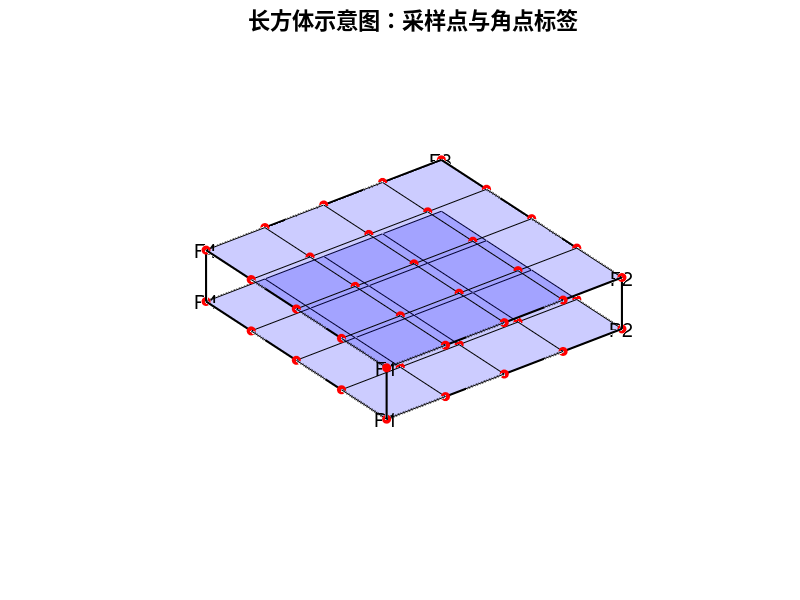

Write the MATLAB code that produced this figure.
% grid_cuboid.m
% 演示示例：绘制长方体（长10, 宽10, 高2），上下底面半透明蓝色填充，并标注采样点和角点文本标签（增大字体）

% 参数设置
L = 10;    % 长度 (X)
W = 10;    % 宽度 (Y)
H = 2;     % 高度 (Z)

nx = 5;   % X方向采样点数 (15 x 15 = 225)
ny = 5;   % Y方向采样点数

% 生成采样点网格（用于标记点）
[x, y] = meshgrid(linspace(0, L, nx), linspace(0, W, ny));
z_bottom = zeros(size(x));
z_top    = H * ones(size(x));

% 四角点坐标
P1 = [0, 0, 0]; P2 = [L, 0, 0]; P3 = [L, W, 0]; P4 = [0, W, 0];
F1 = [0, 0, H]; F2 = [L, 0, H]; F3 = [L, W, H]; F4 = [0, W, H];

% 绘图
figure; hold on; axis equal;

% 绘制底面网格（半透明蓝色面+黑色网格线）
surf(x, y, z_bottom, 'FaceColor', 'b', 'FaceAlpha', 0.2, 'EdgeColor', 'k', 'LineWidth', 0.5);
% 绘制顶面网格（半透明蓝色面+黑色网格线）
surf(x, y, z_top,    'FaceColor', 'b', 'FaceAlpha', 0.2, 'EdgeColor', 'k', 'LineWidth', 0.5);

% 绘制棱线（黑色）
corners = [P1; P2; P3; P4];
for i = 1:4
    j = mod(i,4) + 1;
    % 底边和顶边
    plot3(corners([i,j],1), corners([i,j],2), [0,0], 'k-', 'LineWidth',1.5);
    plot3(corners([i,j],1), corners([i,j],2), [H,H], 'k-', 'LineWidth',1.5);
    % 侧棱
    plot3([corners(i,1), corners(i,1)], [corners(i,2), corners(i,2)], [0,H], 'k-', 'LineWidth',1.5);
end

% 标注采样点（红色）
plot3(x(:), y(:), z_bottom(:), 'ro', 'MarkerFaceColor', 'r');
plot3(x(:), y(:), z_top(:),    'ro', 'MarkerFaceColor', 'r');

% 文本标注角点名称，增大字体
fontSize = 14; % 字体大小
names_bot = {'P1','P2','P3','P4'};
names_top = {'F1','F2','F3','F4'};
for k = 1:4
    pb = corners(k,:);    % 底面位置
    text(pb(1), pb(2), 0, names_bot{k}, 'HorizontalAlignment','center', 'FontSize', fontSize);
    text(pb(1), pb(2), H, names_top{k}, 'HorizontalAlignment','center', 'FontSize', fontSize);
end

% 坐标标签与视图设置
xlabel('X'); ylabel('Y'); zlabel('Z');
set(gca, 'FontSize', 12); % 坐标轴字体大小

title('长方体示意图：采样点与角点标签', 'FontSize', 16);
view(3); hold off;
axis off;
